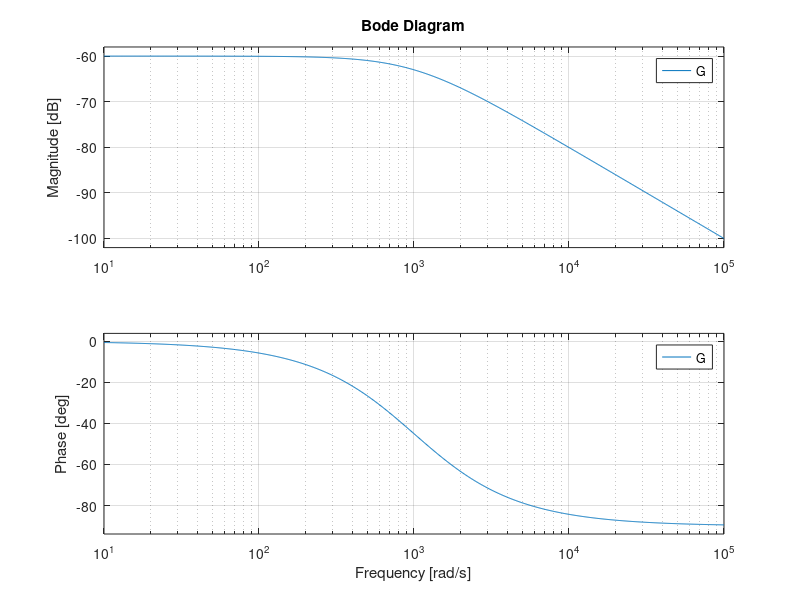
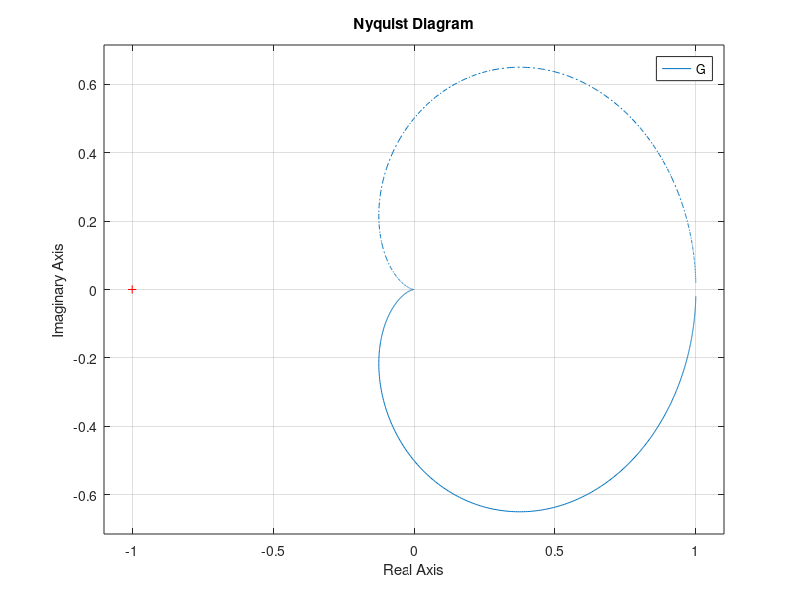

MATLAB code for these plots, in order:
s = tf('s');

%% bode plot
G = 1 / (s + 1000);

% figure(1)
% options = bodeoptions;
% options.FreqUnits = 'Hz'; % or 'rad/second', 'rpm', etc.
% bode(G,options);
% hold on

figure(1)
% bode(G,options);
% hold on
bode(G);
hold on

%% nyquist plot
s = tf('s');
G = 1/(s^2 + 2*s + 1);
figure(2)
nyquist(G)
hold on